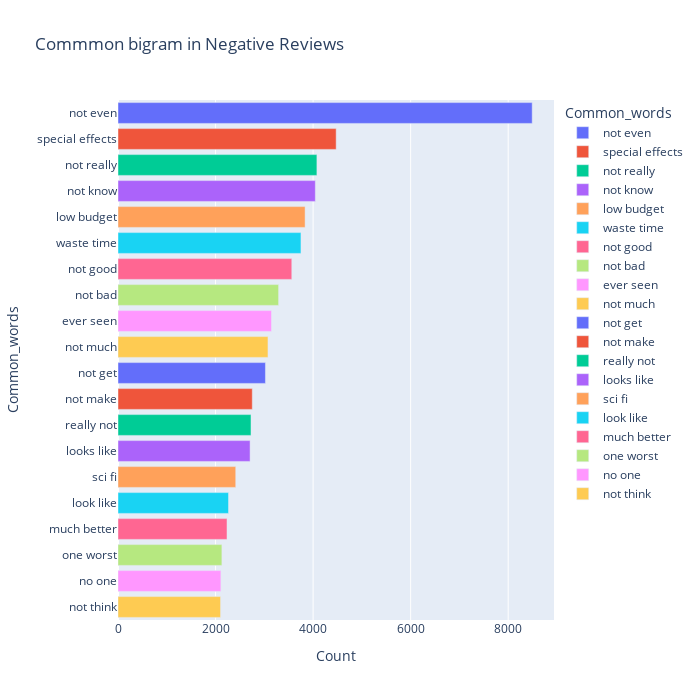

Source (notebook cell):
### Code cell
most_common_bi = get_top_text_ngrams(df.Reviews_clean[df['Ratings']<=4], 20, 2)
most_common_bi = dict(most_common_bi)
temp = pd.DataFrame(columns = ["Common_words" , 'Count'])
temp["Common_words"] = list(most_common_bi.keys())
temp["Count"] = list(most_common_bi.values())
fig = px.bar(temp, x="Count", y="Common_words", title='Commmon bigram in Negative Reviews', orientation='h', 
             width=700, height=700,color='Common_words')
fig.show()

### Figure 1 — Plotly figure (JSON) as saved in the notebook; plotly's stock layout.template omitted (floating-point values rounded to 4 significant figures)
{"data": [{"alignmentgroup": "True", "hovertemplate": "Common_words=%{y}<br>Count=%{x}<extra></extra>", "legendgroup": "not even", "marker": {"color": "#636efa", "pattern": {"shape": ""}}, "name": "not even", "offsetgroup": "not even", "orientation": "h", "showlegend": true, "textposition": "auto", "type": "bar", "x": [8492], "xaxis": "x", "y": ["not even"], "yaxis": "y"}, {"alignmentgroup": "True", "hovertemplate": "Common_words=%{y}<br>Count=%{x}<extra></extra>", "legendgroup": "special effects", "marker": {"color": "#EF553B", "pattern": {"shape": ""}}, "name": "special effects", "offsetgroup": "special effects", "orientation": "h", "showlegend": true, "textposition": "auto", "type": "bar", "x": [4473], "xaxis": "x", "y": ["special effects"], "yaxis": "y"}, {"alignmentgroup": "True", "hovertemplate": "Common_words=%{y}<br>Count=%{x}<extra></extra>", "legendgroup": "not really", "marker": {"color": "#00cc96", "pattern": {"shape": ""}}, "name": "not really", "offsetgroup": "not really", "orientation": "h", "showlegend": true, "textposition": "auto", "type": "bar", "x": [4078], "xaxis": "x", "y": ["not really"], "yaxis": "y"}, {"alignmentgroup": "True", "hovertemplate": "Common_words=%{y}<br>Count=%{x}<extra></extra>", "legendgroup": "not know", "marker": {"color": "#ab63fa", "pattern": {"shape": ""}}, "name": "not know", "offsetgroup": "not know", "orientation": "h", "showlegend": true, "textposition": "auto", "type": "bar", "x": [4046], "xaxis": "x", "y": ["not know"], "yaxis": "y"}, {"alignmentgroup": "True", "hovertemplate": "Common_words=%{y}<br>Count=%{x}<extra></extra>", "legendgroup": "low budget", "marker": {"color": "#FFA15A", "pattern": {"shape": ""}}, "name": "low budget", "offsetgroup": "low budget", "orientation": "h", "showlegend": true, "textposition": "auto", "type": "bar", "x": [3836], "xaxis": "x", "y": ["low budget"], "yaxis": "y"}, {"alignmentgroup": "True", "hovertemplate": "Common_words=%{y}<br>Count=%{x}<extra></extra>", "legendgroup": "waste time", "marker": {"color": "#19d3f3", "pattern": {"shape": ""}}, "name": "waste time", "offsetgroup": "waste time", "orientation": "h", "showlegend": true, "textposition": "auto", "type": "bar", "x": [3751], "xaxis": "x", "y": ["waste time"], "yaxis": "y"}, {"alignmentgroup": "True", "hovertemplate": "Common_words=%{y}<br>Count=%{x}<extra></extra>", "legendgroup": "not good", "marker": {"color": "#FF6692", "pattern": {"shape": ""}}, "name": "not good", "offsetgroup": "not good", "orientation": "h", "showlegend": true, "textposition": "auto", "type": "bar", "x": [3563], "xaxis": "x", "y": ["not good"], "yaxis": "y"}, {"alignmentgroup": "True", "hovertemplate": "Common_words=%{y}<br>Count=%{x}<extra></extra>", "legendgroup": "not bad", "marker": {"color": "#B6E880", "pattern": {"shape": ""}}, "name": "not bad", "offsetgroup": "not bad", "orientation": "h", "showlegend": true, "textposition": "auto", "type": "bar", "x": [3293], "xaxis": "x", "y": ["not bad"], "yaxis": "y"}, {"alignmentgroup": "True", "hovertemplate": "Common_words=%{y}<br>Count=%{x}<extra></extra>", "legendgroup": "ever seen", "marker": {"color": "#FF97FF", "pattern": {"shape": ""}}, "name": "ever seen", "offsetgroup": "ever seen", "orientation": "h", "showlegend": true, "textposition": "auto", "type": "bar", "x": [3147], "xaxis": "x", "y": ["ever seen"], "yaxis": "y"}, {"alignmentgroup": "True", "hovertemplate": "Common_words=%{y}<br>Count=%{x}<extra></extra>", "legendgroup": "not much", "marker": {"color": "#FECB52", "pattern": {"shape": ""}}, "name": "not much", "offsetgroup": "not much", "orientation": "h", "showlegend": true, "textposition": "auto", "type": "bar", "x": [3075], "xaxis": "x", "y": ["not much"], "yaxis": "y"}, {"alignmentgroup": "True", "hovertemplate": "Common_words=%{y}<br>Count=%{x}<extra></extra>", "legendgroup": "not get", "marker": {"color": "#636efa", "pattern": {"shape": ""}}, "name": "not get", "offsetgroup": "not get", "orientation": "h", "showlegend": true, "textposition": "auto", "type": "bar", "x": [3023], "xaxis": "x", "y": ["not get"], "yaxis": "y"}, {"alignmentgroup": "True", "hovertemplate": "Common_words=%{y}<br>Count=%{x}<extra></extra>", "legendgroup": "not make", "marker": {"color": "#EF553B", "pattern": {"shape": ""}}, "name": "not make", "offsetgroup": "not make", "orientation": "h", "showlegend": true, "textposition": "auto", "type": "bar", "x": [2753], "xaxis": "x", "y": ["not make"], "yaxis": "y"}, {"alignmentgroup": "True", "hovertemplate": "Common_words=%{y}<br>Count=%{x}<extra></extra>", "legendgroup": "really not", "marker": {"color": "#00cc96", "pattern": {"shape": ""}}, "name": "really not", "offsetgroup": "really not", "orientation": "h", "showlegend": true, "textposition": "auto", "type": "bar", "x": [2727], "xaxis": "x", "y": ["really not"], "yaxis": "y"}, {"alignmentgroup": "True", "hovertemplate": "Common_words=%{y}<br>Count=%{x}<extra></extra>", "legendgroup": "looks like", "marker": {"color": "#ab63fa", "pattern": {"shape": ""}}, "name": "looks like", "offsetgroup": "looks like", "orientation": "h", "showlegend": true, "textposition": "auto", "type": "bar", "x": [2708], "xaxis": "x", "y": ["looks like"], "yaxis": "y"}, {"alignmentgroup": "True", "hovertemplate": "Common_words=%{y}<br>Count=%{x}<extra></extra>", "legendgroup": "sci fi", "marker": {"color": "#FFA15A", "pattern": {"shape": ""}}, "name": "sci fi", "offsetgroup": "sci fi", "orientation": "h", "showlegend": true, "textposition": "auto", "type": "bar", "x": [2414], "xaxis": "x", "y": ["sci fi"], "yaxis": "y"}, {"alignmentgroup": "True", "hovertemplate": "Common_words=%{y}<br>Count=%{x}<extra></extra>", "legendgroup": "look like", "marker": {"color": "#19d3f3", "pattern": {"shape": ""}}, "name": "look like", "offsetgroup": "look like", "orientation": "h", "showlegend": true, "textposition": "auto", "type": "bar", "x": [2266], "xaxis": "x", "y": ["look like"], "yaxis": "y"}, {"alignmentgroup": "True", "hovertemplate": "Common_words=%{y}<br>Count=%{x}<extra></extra>", "legendgroup": "much better", "marker": {"color": "#FF6692", "pattern": {"shape": ""}}, "name": "much better", "offsetgroup": "much better", "orientation": "h", "showlegend": true, "textposition": "auto", "type": "bar", "x": [2235], "xaxis": "x", "y": ["much better"], "yaxis": "y"}, {"alignmentgroup": "True", "hovertemplate": "Common_words=%{y}<br>Count=%{x}<extra></extra>", "legendgroup": "one worst", "marker": {"color": "#B6E880", "pattern": {"shape": ""}}, "name": "one worst", "offsetgroup": "one worst", "orientation": "h", "showlegend": true, "textposition": "auto", "type": "bar", "x": [2130], "xaxis": "x", "y": ["one worst"], "yaxis": "y"}, {"alignmentgroup": "True", "hovertemplate": "Common_words=%{y}<br>Count=%{x}<extra></extra>", "legendgroup": "no one", "marker": {"color": "#FF97FF", "pattern": {"shape": ""}}, "name": "no one", "offsetgroup": "no one", "orientation": "h", "showlegend": true, "textposition": "auto", "type": "bar", "x": [2109], "xaxis": "x", "y": ["no one"], "yaxis": "y"}, {"alignmentgroup": "True", "hovertemplate": "Common_words=%{y}<br>Count=%{x}<extra></extra>", "legendgroup": "not think", "marker": {"color": "#FECB52", "pattern": {"shape": ""}}, "name": "not think", "offsetgroup": "not think", "orientation": "h", "showlegend": true, "textposition": "auto", "type": "bar", "x": [2103], "xaxis": "x", "y": ["not think"], "yaxis": "y"}], "layout": {"barmode": "relative", "height": 700, "legend": {"title": {"text": "Common_words"}, "tracegroupgap": 0}, "title": {"text": "Commmon bigram in Negative Reviews"}, "width": 700, "xaxis": {"anchor": "y", "domain": [0, 1], "title": {"text": "Count"}}, "yaxis": {"anchor": "x", "categoryarray": ["not think", "no one", "one worst", "much better", "look like", "sci fi", "looks like", "really not", "not make", "not get", "not much", "ever seen", "not bad", "not good", "waste time", "low budget", "not know", "not really", "special effects", "not even"], "categoryorder": "array", "domain": [0, 1], "title": {"text": "Common_words"}}}}
